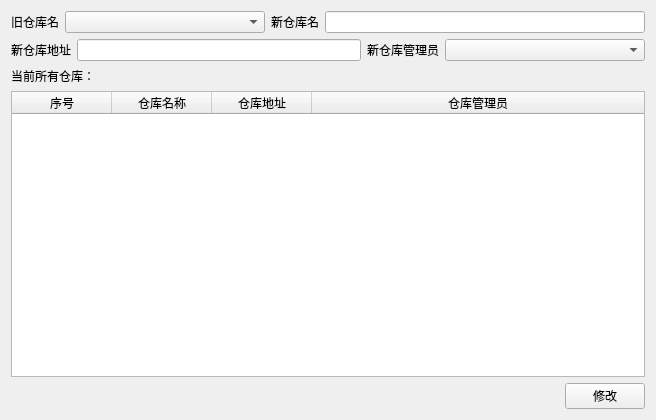
<?xml version="1.0" encoding="UTF-8"?>
<ui version="4.0">
 <class>Form</class>
 <widget class="QWidget" name="Form">
  <property name="geometry">
   <rect>
    <x>0</x>
    <y>0</y>
    <width>656</width>
    <height>420</height>
   </rect>
  </property>
  <property name="windowTitle">
   <string>Form</string>
  </property>
  <layout class="QVBoxLayout" name="verticalLayout">
   <item>
    <layout class="QHBoxLayout" name="horizontalLayout">
     <item>
      <widget class="QLabel" name="label">
       <property name="text">
        <string>旧仓库名</string>
       </property>
      </widget>
     </item>
     <item>
      <widget class="QComboBox" name="old_warehouse_name_comboBox">
       <property name="minimumSize">
        <size>
         <width>200</width>
         <height>0</height>
        </size>
       </property>
      </widget>
     </item>
     <item>
      <widget class="QLabel" name="label_2">
       <property name="text">
        <string>新仓库名</string>
       </property>
      </widget>
     </item>
     <item>
      <widget class="QLineEdit" name="new_warehouse_name_lineEdit"/>
     </item>
    </layout>
   </item>
   <item>
    <layout class="QHBoxLayout" name="horizontalLayout_2">
     <item>
      <widget class="QLabel" name="label_3">
       <property name="text">
        <string>新仓库地址</string>
       </property>
      </widget>
     </item>
     <item>
      <widget class="QLineEdit" name="new_warehouse_location_lineEdit"/>
     </item>
     <item>
      <widget class="QLabel" name="label_4">
       <property name="text">
        <string>新仓库管理员</string>
       </property>
      </widget>
     </item>
     <item>
      <widget class="QComboBox" name="new_manager_comboBox">
       <property name="minimumSize">
        <size>
         <width>200</width>
         <height>0</height>
        </size>
       </property>
      </widget>
     </item>
    </layout>
   </item>
   <item>
    <widget class="QLabel" name="label_5">
     <property name="text">
      <string>当前所有仓库：</string>
     </property>
    </widget>
   </item>
   <item>
    <widget class="QTableWidget" name="tableWidget">
     <property name="selectionMode">
      <enum>QAbstractItemView::SingleSelection</enum>
     </property>
     <property name="selectionBehavior">
      <enum>QAbstractItemView::SelectRows</enum>
     </property>
     <attribute name="horizontalHeaderStretchLastSection">
      <bool>true</bool>
     </attribute>
     <attribute name="verticalHeaderVisible">
      <bool>false</bool>
     </attribute>
     <column>
      <property name="text">
       <string>序号</string>
      </property>
     </column>
     <column>
      <property name="text">
       <string>仓库名称</string>
      </property>
     </column>
     <column>
      <property name="text">
       <string>仓库地址</string>
      </property>
     </column>
     <column>
      <property name="text">
       <string>仓库管理员</string>
      </property>
     </column>
    </widget>
   </item>
   <item>
    <layout class="QHBoxLayout" name="horizontalLayout_3">
     <item>
      <spacer name="horizontalSpacer">
       <property name="orientation">
        <enum>Qt::Horizontal</enum>
       </property>
       <property name="sizeHint" stdset="0">
        <size>
         <width>40</width>
         <height>20</height>
        </size>
       </property>
      </spacer>
     </item>
     <item>
      <widget class="QPushButton" name="change_Button">
       <property name="maximumSize">
        <size>
         <width>100</width>
         <height>16777215</height>
        </size>
       </property>
       <property name="text">
        <string>修改</string>
       </property>
      </widget>
     </item>
    </layout>
   </item>
  </layout>
 </widget>
 <resources/>
 <connections/>
</ui>
